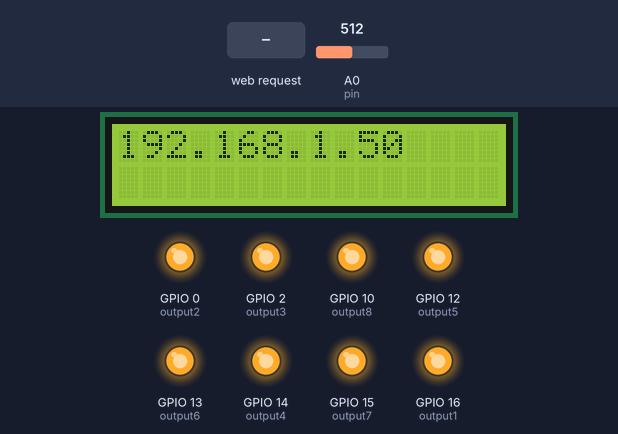
This sketch was run on a simulated ESP8266 (NodeMCU). On the bench: 16×2 character LCD, output pins drawn as LEDs (lit = HIGH). The test bench sets the inputs (shaded band); at power-on: A0 (pin) = 512. WiFi joins after 1.5 s; servers stay silent unless stated; what the sketch prints to the serial monitor is not drawn.

Above: at 6.3 s.
6.4 s: HTTP request GET /led1on received
At 6.9 s:
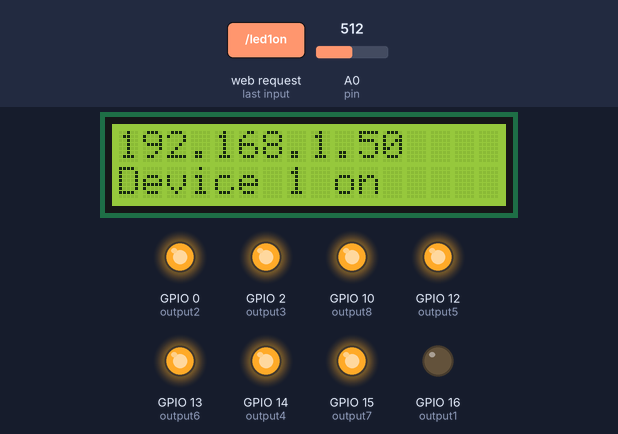
7.9 s: HTTP request GET /led1off received
At 9.1 s:
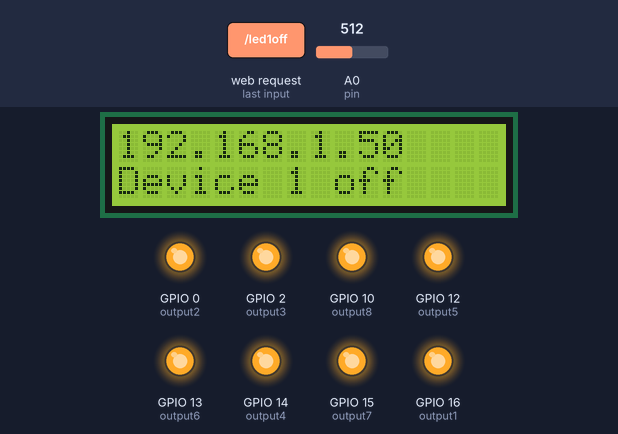
9.4 s: HTTP request GET /led2on received
At 10.1 s:
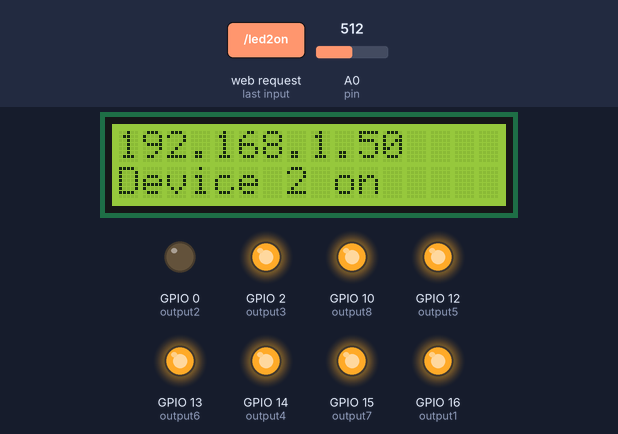
10.9 s: HTTP request GET /led3on received
At 11.5 s:
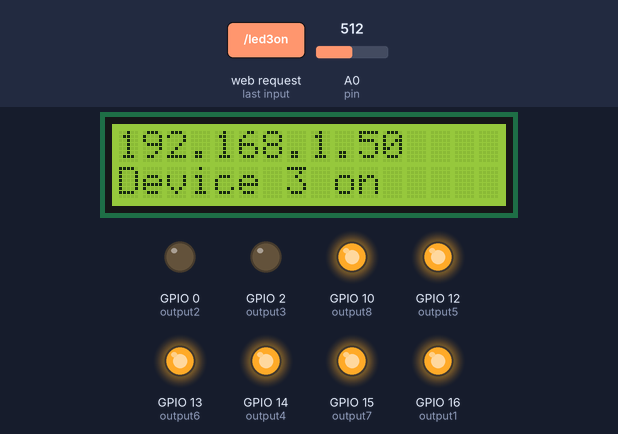
12.4 s: HTTP request GET /led2off received
At 13.6 s:
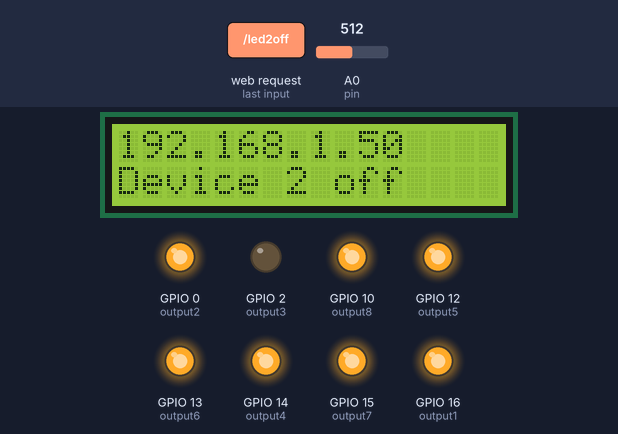
13.9 s: HTTP request GET /led4on received
At 14.6 s:
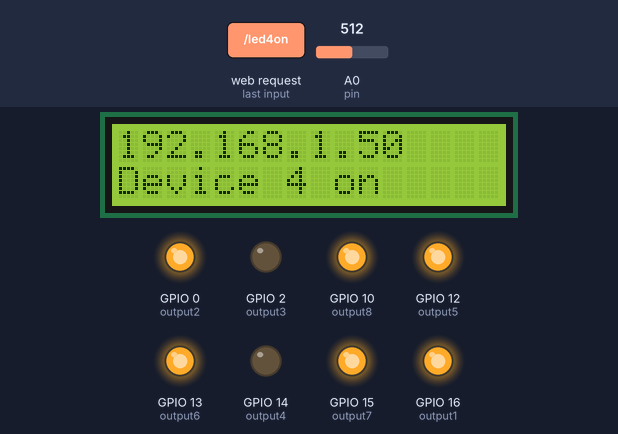
Timing chart, 0 to 16.4 s (numbered marks = the images above; inputs shaded):
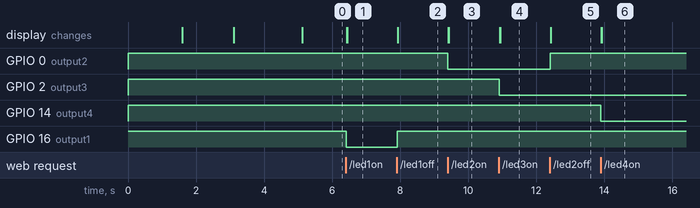

Measured:
- after the input at 6.4 s, GPIO 16 (output1): HIGH → LOW at once; the display: first changes at once (image 1 shows a later state)
- after the input at 7.9 s, GPIO 16 (output1): LOW → HIGH at once; the display: first changes at once (image 2 shows a later state)
- after the input at 9.4 s, GPIO 0 (output2): HIGH → LOW at once; the display: first changes at once (image 3 shows a later state)
- after the input at 10.9 s, GPIO 2 (output3): HIGH → LOW at once; the display: first changes at once (image 4 shows a later state)
- after the input at 12.4 s, GPIO 0 (output2): LOW → HIGH at once; the display: first changes at once (image 5 shows a later state)
- after the input at 13.9 s, GPIO 14 (output4): HIGH → LOW at once; the display: first changes at once (image 6 shows a later state)

The sketch:

NodeControlMCU.ino
```cpp
#include <ESP8266WiFi.h>
#include <WiFiClient.h>
#include <ESP8266mDNS.h>
#include <Wire.h>
#include <LiquidCrystal_I2C.h>

// Set the LCD address to 0x27 for a 16 chars and 2 line display
LiquidCrystal_I2C lcd(0x27, 16, 2);
// pin 4 -> SCL D2
// pin 5 -> SDA D1
//
const char* ssid = "AccessControl";
const char* password = "";

WiFiServer server(80);

//set pin
const int output1 = 16; // D0
const int output2 = 0;  // D3
const int output3 = 2;  // D4
const int output4 = 14; // D5
const int output5 = 12; // D6
const int output6 = 13; // D7
const int output7 = 15; // D8
const int output8 = 10; // SD3

//set status
boolean device1 = false;
boolean device2 = false;
boolean device3 = false;
boolean device4 = false;
boolean device5 = false;
boolean device6 = false;
boolean device7 = false;
boolean device8 = false;

//sensor
float amp = 0;
int pin = A0;
int i = 0;

void setup() {
  //set pin mode
  pinMode(output1, OUTPUT);
  pinMode(output2, OUTPUT);
  pinMode(output3, OUTPUT);
  pinMode(output4, OUTPUT);
  pinMode(output5, OUTPUT);
  pinMode(output6, OUTPUT);
  pinMode(output7, OUTPUT);
  pinMode(output8, OUTPUT);

  digitalWrite(output1, HIGH);
  digitalWrite(output2, HIGH);
  digitalWrite(output3, HIGH);
  digitalWrite(output4, HIGH);
  digitalWrite(output5, HIGH);
  digitalWrite(output6, HIGH);
  digitalWrite(output7, HIGH);
  digitalWrite(output8, HIGH);

  // initialize the LCD
	lcd.begin();
  lcd.print("Hello (^__^)");
  lcd.setCursor(0, 1);

  Serial.begin(115200);

  // Connect to WiFi network
  Serial.println();
  Serial.println();
  Serial.print("Connecting to ");
  Serial.println(ssid);

  WiFi.begin(ssid, password);

  while (WiFi.status() != WL_CONNECTED) {
    delay(500);
    Serial.print(".");
  }
  Serial.println("");
  Serial.println("WiFi connected");
  server.begin();
  Serial.println("Server started");
  Serial.println(WiFi.localIP()); // show IP at serial

  if (MDNS.begin("esp8266")) {
    Serial.println("MDNS responder started");
  }

  lcd.clear();
  lcd.print("WiFi connected");
  lcd.setCursor(0, 1);
  delay(1500);
  lcd.print("Server started");
  delay(2000);
  lcd.clear();
}

void loop() {

  //Show IP on LCD
  lcd.setCursor(0, 0);
  lcd.print(WiFi.localIP());

  // Check if a client has connected
  WiFiClient client = server.available();
  if (!client) {
    //Serial.print("*");
    return;
  }

  // Wait until the client sends some data
  /*Serial.println("new client");
  while(!client.available()){
    delay(1);
  }*/

  i = analogRead(pin);
  amp = (((long)i * 5000 / 1024) - 500 ) * 1000 / 133;
  amp = amp/1000;

  // Read the first line of the request
  String req = client.readStringUntil('\r');
  Serial.println(req);
  Serial.println(".......................");
  client.flush(); //read first lines command

  // Match the request ................. //
  //device1
  if (req.indexOf("/led1on") != -1)  {
    digitalWrite(output1, LOW);
    device1 = true;
    lcd.clear();
    lcd.setCursor(0, 1);
    lcd.print("Device 1 on");
  }
  else if (req.indexOf("/led1off") != -1)  {
    digitalWrite(output1, HIGH);
    device1 = false;
    lcd.clear();
    lcd.setCursor(0, 1);
    lcd.print("Device 1 off");
  }

  //device2
  else if (req.indexOf("/led2on") != -1)  {
    digitalWrite(output2, LOW);
    device2 = true;
    lcd.clear();
    lcd.setCursor(0, 1);
    lcd.print("Device 2 on");
  }
  else if (req.indexOf("/led2off") != -1)  {
    digitalWrite(output2, HIGH);
    device2 = false;
    lcd.clear();
    lcd.setCursor(0, 1);
    lcd.print("Device 2 off");
  }

  //device3
  else if (req.indexOf("/led3on") != -1)  {
    digitalWrite(output3, LOW);
    device3 = true;
    lcd.clear();
    lcd.setCursor(0, 1);
    lcd.print("Device 3 on");
  }
  else if (req.indexOf("/led3off") != -1)  {
    digitalWrite(output3, HIGH);
    device3 = false;
    lcd.clear();
    lcd.setCursor(0, 1);
    lcd.print("Device 3 off");
  }

  //device4
  else if (req.indexOf("/led4on") != -1)  {
    digitalWrite(output4, LOW);
    device4 = true;
    lcd.clear();
    lcd.setCursor(0, 1);
    lcd.print("Device 4 on");
  }
  else if (req.indexOf("/led4off") != -1)  {
    digitalWrite(output4, HIGH);
    device4 = false;
    lcd.clear();
    lcd.setCursor(0, 1);
    lcd.print("Device 4 off");
  }

  //device5
  else if (req.indexOf("/led5on") != -1)  {
    digitalWrite(output5, LOW);
    device5 = true;
    lcd.clear();
    lcd.setCursor(0, 1);
    lcd.print("Device 5 on");
  }
  else if (req.indexOf("/led5off") != -1)  {
    digitalWrite(output5, HIGH);
    device5 = false;
    lcd.clear();
    lcd.setCursor(0, 1);
    lcd.print("Device 5 off");
  }

  //device6
  else if (req.indexOf("/led6on") != -1)  {
    digitalWrite(output6, LOW);
    device6 = true;
    lcd.clear();
    lcd.setCursor(0, 1);
    lcd.print("Device 6 on");
  }
  else if (req.indexOf("/led6off") != -1)  {
    digitalWrite(output6, HIGH);
    device6 = false;
    lcd.clear();
    lcd.setCursor(0, 1);
    lcd.print("Device 6 off");
  }

  //device7
  else if (req.indexOf("/led7on") != -1)  {
    digitalWrite(output7, LOW);
    device7 = true;
    lcd.clear();
    lcd.setCursor(0, 1);
    lcd.print("Device 7 on");
  }
  else if (req.indexOf("/led7off") != -1)  {
    digitalWrite(output7, HIGH);
    device7 = false;
    lcd.clear();
    lcd.setCursor(0, 1);
    lcd.print("Device 7 off");
  }

  //device8
  else if (req.indexOf("/led8on") != -1)  {
    digitalWrite(output8, LOW);
    device8 = true;
    lcd.clear();
    lcd.setCursor(0, 1);
    lcd.print("Device 8 on");
  }
  else if (req.indexOf("/led8off") != -1)  {
    digitalWrite(output8, HIGH);
    device8 = false;
    lcd.clear();
    lcd.setCursor(0, 1);
    lcd.print("Device 8 off");
  }

  //.....................................//

  //HTML
  String cmd;
    cmd += "<!DOCTYPE HTML>\r\n";
    cmd += "<html>\r\n";
    cmd += "<header><title>ESP8266 Webserver</title></header>";
    cmd += "<head>";
    cmd += "<meta http-equiv='refresh' content='5'/>";
    cmd += "</head>";
    cmd += "";

    cmd += "Current : ";
    cmd += (amp);
    cmd += " A";
    cmd += "<br/>";

    if(device1){
      cmd +=("<br/>Device1  : ON ");
    }
    else{
      cmd +=("<br/>Device1  : OFF ");
    }
    cmd += "<a href=\"/led1on\"\"><button>Turn On </button></a>";
    cmd += "<a href=\"/led1off\"\"><button>Turn Off </button></a><br />";

    if(device2){
      cmd +=("<br/>Device2  : ON ");
    }
    else{
      cmd +=("<br/>Device2  : OFF ");
    }
    cmd += "<a href=\"/led2on\"\"><button>Turn On </button></a>";
    cmd += "<a href=\"/led2off\"\"><button>Turn Off </button></a><br />";

    if(device3){
      cmd +=("<br/>Device3  : ON ");
    }
    else{
      cmd +=("<br/>Device3  : OFF ");
    }
    cmd += "<a href=\"/led3on\"\"><button>Turn On </button></a>";
    cmd += "<a href=\"/led3off\"\"><button>Turn Off </button></a><br />";

    if(device4){
      cmd +=("<br/>Device4  : ON ");
    }
    else{
      cmd +=("<br/>Device4  : OFF ");
    }
    cmd += "<a href=\"/led4on\"\"><button>Turn On </button></a>";
    cmd += "<a href=\"/led4off\"\"><button>Turn Off </button></a><br />";

    if(device5){
      cmd +=("<br/>Device5  : ON ");
    }
    else{
      cmd +=("<br/>Device5  : OFF ");
    }
    cmd += "<a href=\"/led5on\"\"><button>Turn On </button></a>";
    cmd += "<a href=\"/led5off\"\"><button>Turn Off </button></a><br />";

    if(device6){
      cmd +=("<br/>Device6  : ON ");
    }
    else{
      cmd +=("<br/>Device6  : OFF ");
    }
    cmd += "<a href=\"/led6on\"\"><button>Turn On </button></a>";
    cmd += "<a href=\"/led6off\"\"><button>Turn Off </button></a><br />";

    if(device7){
      cmd +=("<br/>Device7  : ON ");
    }
    else{
      cmd +=("<br/>Device7  : OFF ");
    }
    cmd += "<a href=\"/led7on\"\"><button>Turn On </button></a>";
    cmd += "<a href=\"/led7off\"\"><button>Turn Off </button></a><br />";

    if(device8){
      cmd +=("<br/>Device8  : ON ");
    }
    else{
      cmd +=("<br/>Device8  : OFF ");
    }
    cmd += "<a href=\"/led8on\"\"><button>Turn On </button></a>";
    cmd += "<a href=\"/led8off\"\"><button>Turn Off </button></a><br />";

    cmd += "</html>\r\n";
    //server.send(200, "text/html", cmd);
    client.print(cmd);
}
```
